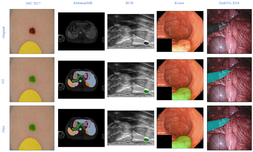
#> input picture assets/image1.png, 253 x 152 px, shrunk from 1540 x 925 before the run
$ python compute_seg_metrics.py --gt_path ../assets --seg_path ../assets
#> lines starting #> are read from the running program, lines starting #| are printed output that depends on the picture; after the words box and inside, x2 and y2 are one past the last pixel; in counts of white or black regions, pixels touching at a corner belong together
#> pass 2 of the loop in process_2d_image, `for f in os.listdir(gt_path):`:
import os
import argparse
import numpy as np
import pandas as pd
from collections import OrderedDict
from tqdm import tqdm
from scipy.spatial.distance import cdist
from scipy.spatial import KDTree


try:
    import nibabel as nb
    HAS_NIBABEL = True
except ImportError:
    HAS_NIBABEL = False

try:
    import cv2
    HAS_OPENCV = True
except ImportError:
    HAS_OPENCV = False

def compute_dice_coefficient(y_true, y_pred):

    y_true_sum = np.sum(y_true)
    y_pred_sum = np.sum(y_pred)


    if y_true_sum == 0:
        if y_pred_sum == 0:
            return np.nan
        else:
            return 0.0


    intersection = np.sum(y_true * y_pred)
    return (2. * intersection) / (y_true_sum + y_pred_sum + 1e-6)


def compute_iou(y_true, y_pred):

    y_true_sum = np.sum(y_true)
    y_pred_sum = np.sum(y_pred)


    if y_true_sum == 0:
        if y_pred_sum == 0:
            return np.nan
        else:
            return 0.0

    intersection = np.sum(y_true * y_pred)
    union = y_true_sum + y_pred_sum - intersection
    return intersection / (union + 1e-6)


# [36 lines left out: functions get_surface_points, compute_nsd_3d_fast, not called in this run]


def compute_nsd_2d(gt, seg, tau=3.0):
    """2D NSD"""
    if not HAS_OPENCV: return np.nan
    kernel = np.ones((3, 3), np.uint8)
    gt_eroded = cv2.erode(gt, kernel, iterations=1)
    seg_eroded = cv2.erode(seg, kernel, iterations=1)
    gt_surface = np.argwhere((gt > 0) & (gt_eroded == 0))
    seg_surface = np.argwhere((seg > 0) & (seg_eroded == 0))


    if len(gt_surface) == 0:
        if len(seg_surface) == 0:
            return np.nan
        else:
            return 0.0

    if len(seg_surface) == 0:
        return 0.0
    dist_gt_to_seg = cdist(gt_surface, seg_surface, 'euclidean').min(axis=1)
    dist_seg_to_gt = cdist(seg_surface, gt_surface, 'euclidean').min(axis=1)

    num_gt_ok = (dist_gt_to_seg <= tau).sum()
    num_seg_ok = (dist_seg_to_gt <= tau).sum()
    return (num_gt_ok + num_seg_ok) / (len(gt_surface) + len(seg_surface))


def print_class_average_stats(df, metrics_suffix=['DSC', 'IOU', 'NSD']):
    print("\n" + "=" * 80)
    print(f"📊 Evaluation Report (Total Samples: {len(df)})")
    print("NOTE: 'True Negative' imagesTs (Empty GT & Empty Pred) are EXCLUDED (NaN) from averages.")
    print("-" * 80)

    for metric in metrics_suffix:
        cols = [c for c in df.columns if c.endswith(f'_{metric}')]
        if not cols: continue

        print(f"\n--- {metric} Statistics ---")
        print(f"{'Class Name':<20} | {'Mean ± Std':<25} | {'Valid Samples':<15}")
        print("-" * 80)

        class_means = []
        for col in cols:
            data = df[col].dropna()
            count = len(data)
            if count == 0:
                print(f"{col:<20} | No Valid Data")
                continue
            mean_val = data.mean()
            std_val = data.std()
            class_means.append(mean_val)
            display_name = col.replace(f'_{metric}', '')
            print(f"{display_name:<20} | {mean_val:.4f} ± {std_val:.4f}     | {count}/{len(df)}")

        if class_means:
            macro_avg = np.mean(class_means)
            print("-" * 80)
            print(f"{'⚠️ Class Average':<20} | {macro_avg:.4f}")
    print("=" * 80 + "\n")

# [107 lines left out: functions find_gt_file, scan_classes_3d, process_3d_nifti, not called in this run]


def scan_classes_in_gt(gt_path, gt_file_list):
#> called with gt_path = '../assets'
    unique_values = set()
    print(f"🔍 Scanning ALL {len(gt_file_list)} GTs for classes (2D Image Mode)...")
    for gt_name in tqdm(gt_file_list, desc="Scanning Classes"):
        path = os.path.join(gt_path, gt_name)
        if os.path.exists(path):
            img = cv2.imread(path, cv2.IMREAD_GRAYSCALE)
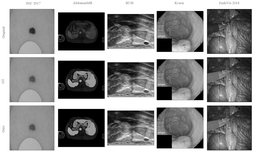
#> img: shape (152, 253); min 0, max 255, mean 136.2
            if img is not None:
                unique_values.update(np.unique(img))
#> pass 2 of the loop in scan_classes_in_gt, `for gt_name in tqdm(gt_file_list, desc="Scanning Classes"):`:
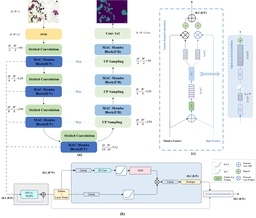
#> input picture assets/image2.png, 256 x 218 px, shrunk from 1561 x 1332 before the run
#> in scan_classes_in_gt, `img = cv2.imread(path, cv2.IMREAD_GRAYSCALE)`:
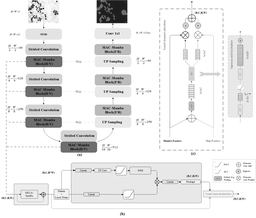
#> img: shape (218, 256); min 22, max 255, mean 235.3
    if 0 in unique_values: unique_values.remove(0)
    sorted_vals = sorted(list(unique_values))
#> sorted_vals = 255 values from 1 to 255
    if len(sorted_vals) == 1 and sorted_vals[0] == 255: return [1]
    return sorted_vals if sorted_vals else [1]


def process_2d_image(gt_path, seg_path, save_path):
    if not HAS_OPENCV:
        print("Error: opencv not installed.")
        return

    print(f">>> Mode: 2D Image Evaluation (png, jpg, tif, etc.)")
    join = os.path.join
    valid_exts = ('.png', '.jpg', '.jpeg', '.bmp', '.tif', '.tiff')
    filenames = sorted([x for x in os.listdir(seg_path) if x.lower().endswith(valid_exts)])

    if not filenames:
        print(f"Error: No 2D image files found.")
        return

    gt_files_map = {}
    valid_gt_files = []
    for f in os.listdir(gt_path):
        if not f.lower().endswith(valid_exts): continue
        full_base = os.path.splitext(f)[0]
        filename = f
        if full_base.endswith('_label'):
            key = full_base[:-6]
        else:
            key = full_base
        gt_files_map[key] = filename
        gt_files_map[full_base] = filename
        valid_gt_files.append(filename)

    if not valid_gt_files: return

    classes = scan_classes_in_gt(gt_path, valid_gt_files)
#> classes = 255 values from 1 to 255
    print(f"✅ Detected Classes: {classes}")
#> (printed output is left out)

    is_multi = len(classes) > 1 or (len(classes) == 1 and classes[0] != 1)
#> is_multi = True


    metrics = OrderedDict([('Name', [])])
    class_names = []
    for c in classes:
        c_name = f"Class_{c}"
        class_names.append((c, c_name))
        metrics[f'{c_name}_DSC'] = []
        metrics[f'{c_name}_IOU'] = []
        metrics[f'{c_name}_NSD'] = []
#> this loop made 255 passes
#> c_name on passes 1 to 3: 'Class_1', 'Class_2', 'Class_3'
#> after the loop, class_names = 255 items, first 6: (1, 'Class_1'), (2, 'Class_2'), (3, 'Class_3'), (4, 'Class_4'), (5, 'Class_5'), (6, 'Class_6'); metrics = 766 items

    for name in tqdm(filenames, desc="Processing Images"):
        base_noext = os.path.splitext(name)[0]
        base_clean = base_noext.replace('_0000', '')

        gt_name = None
        for key in [base_clean, base_noext, base_clean + '_label', base_noext + '_label']:
            if key in gt_files_map:
                gt_name = gt_files_map[key]
                break
        if not gt_name: continue

        metrics['Name'].append(name)
        gt_img = cv2.imread(join(gt_path, gt_name), cv2.IMREAD_GRAYSCALE)
        seg_img = cv2.imread(join(seg_path, name), cv2.IMREAD_GRAYSCALE)

        if gt_img is None or seg_img is None or gt_img.shape != seg_img.shape:
            for _, c_name in class_names:
                metrics[f'{c_name}_DSC'].append(np.nan)
                metrics[f'{c_name}_IOU'].append(np.nan)
                metrics[f'{c_name}_NSD'].append(np.nan)
            continue

        if not is_multi and classes[0] == 1:
            if np.max(gt_img) > 1: gt_img = (gt_img > 127).astype(np.uint8)
            if np.max(seg_img) > 1: seg_img = (seg_img > 127).astype(np.uint8)

        for c_val, c_name in class_names:
            gt_bin = (gt_img == c_val).astype(np.uint8)
            seg_bin = (seg_img == c_val).astype(np.uint8)


            dsc = compute_dice_coefficient(gt_bin, seg_bin)
            iou = compute_iou(gt_bin, seg_bin)
            nsd = compute_nsd_2d(gt_bin, seg_bin, tau=2.0)

            metrics[f'{c_name}_DSC'].append(dsc)
            metrics[f'{c_name}_IOU'].append(iou)
            metrics[f'{c_name}_NSD'].append(nsd)
#> this loop made 255 passes
#> pass 1, in process_2d_image, `gt_bin = (gt_img == c_val).astype(np.uint8)`:
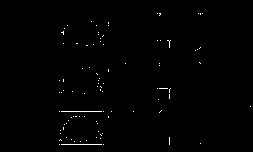
#> gt_bin: shape (152, 253); values 0 (black) and 1 (white), 0.61% white in thin lines or dots, all inside (x1, y1, x2, y2) = (59, 13, 251, 145)
#> pass 2, in process_2d_image, `gt_bin = (gt_img == c_val).astype(np.uint8)`:
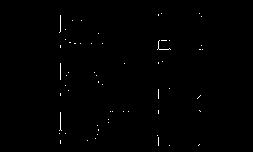
#> gt_bin: shape (152, 253); values 0 (black) and 1 (white), 0.46% white in thin lines or dots, all inside (x1, y1, x2, y2) = (59, 13, 203, 146)
#> pass 3, in process_2d_image, `gt_bin = (gt_img == c_val).astype(np.uint8)`:
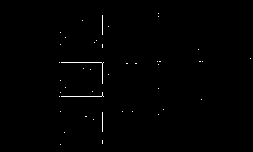
#> gt_bin: shape (152, 253); values 0 (black) and 1 (white), 0.52% white in thin lines or dots, all inside (x1, y1, x2, y2) = (59, 13, 251, 145)
#> after the loop:
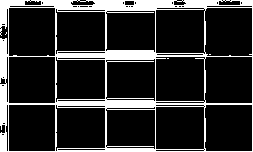
#> gt_bin: shape (152, 253); values 0 (black) and 1 (white), 18% white; 4 white regions (3 under 20 px), largest, box (x1, y1, x2, y2) and area: (0, 0, 253, 152) 6933
#> pass 2 of the loop in process_2d_image, `for name in tqdm(filenames, desc="Processing Images"):`:
#> the loop in process_2d_image, `for c_val, c_name in class_names:` made 255 passes
#> after the loop in process_2d_image, `for c_val, c_name in class_names:`:
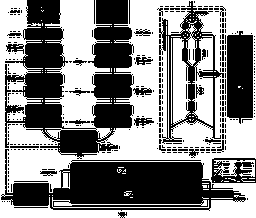
#> gt_bin: shape (218, 256); values 0 (black) and 1 (white), 53.3% white; 373 black regions (340 under 20 px), largest, box (x1, y1, x2, y2) and area: (5, 0, 134, 159) 10326, (1, 149, 246, 211) 8023, (159, 1, 224, 144) 2286

    df = pd.DataFrame(metrics)
    if not df.empty:
        df.round(4).to_csv(save_path, index=False)
        print(f"Results saved to: {save_path}")
        print_class_average_stats(df, ['DSC', 'IOU', 'NSD'])
    else:
        print("No matches found.")


def main():
    parser = argparse.ArgumentParser(description="Unified Evaluation (DSC, IOU, NSD)")
    parser.add_argument('--gt_path', required=True, help="Ground truth folder")
    parser.add_argument('--seg_path', required=True, help="Prediction folder")
    parser.add_argument('--save_path', default='results.csv', help="Output CSV path")
    args = parser.parse_args()

    files = [f for f in os.listdir(args.seg_path) if not f.startswith('.')]
    if not files:
        print("Error: Prediction folder is empty!")
        return

    has_nifti = any(f.endswith(('.nii', '.nii.gz')) for f in files)
    if has_nifti:
        process_3d_nifti(args.gt_path, args.seg_path, args.save_path)
    else:
        process_2d_image(args.gt_path, args.seg_path, args.save_path)


if __name__ == '__main__':
    main()
